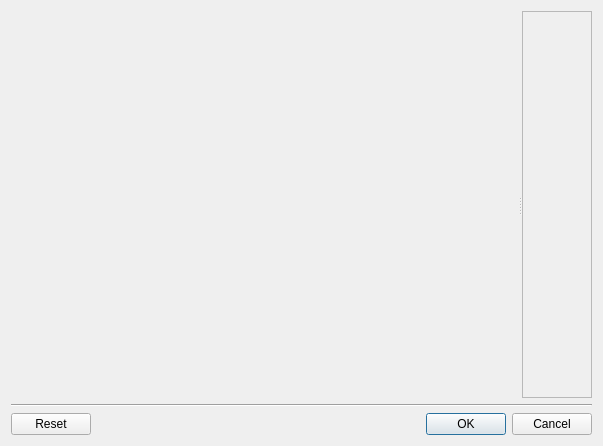
<?xml version="1.0" encoding="UTF-8"?>
<ui version="4.0">
 <class>InputConditionDialog</class>
 <widget class="QDialog" name="InputConditionDialog">
  <property name="geometry">
   <rect>
    <x>0</x>
    <y>0</y>
    <width>603</width>
    <height>446</height>
   </rect>
  </property>
  <property name="windowTitle">
   <string>Calculation Condition</string>
  </property>
  <layout class="QVBoxLayout" name="verticalLayout_2">
   <item>
    <widget class="QSplitter" name="splitter">
     <property name="orientation">
      <enum>Qt::Horizontal</enum>
     </property>
     <widget class="InputConditionPageList" name="m_pageList" native="true"/>
     <widget class="QScrollArea" name="scrollArea">
      <property name="widgetResizable">
       <bool>true</bool>
      </property>
      <widget class="QWidget" name="scrollAreaWidgetContents">
       <property name="geometry">
        <rect>
         <x>0</x>
         <y>0</y>
         <width>273</width>
         <height>388</height>
        </rect>
       </property>
       <layout class="QVBoxLayout" name="verticalLayout">
        <property name="leftMargin">
         <number>0</number>
        </property>
        <property name="topMargin">
         <number>0</number>
        </property>
        <property name="rightMargin">
         <number>0</number>
        </property>
        <property name="bottomMargin">
         <number>0</number>
        </property>
        <item>
         <widget class="InputConditionPageContainer" name="m_pageContainer" native="true"/>
        </item>
       </layout>
      </widget>
     </widget>
    </widget>
   </item>
   <item>
    <widget class="Line" name="line">
     <property name="orientation">
      <enum>Qt::Horizontal</enum>
     </property>
    </widget>
   </item>
   <item>
    <widget class="QDialogButtonBox" name="buttonBox">
     <property name="orientation">
      <enum>Qt::Horizontal</enum>
     </property>
     <property name="standardButtons">
      <set>QDialogButtonBox::Cancel|QDialogButtonBox::Ok|QDialogButtonBox::Reset</set>
     </property>
    </widget>
   </item>
  </layout>
 </widget>
 <customwidgets>
  <customwidget>
   <class>InputConditionPageList</class>
   <extends>QWidget</extends>
   <header>project/inputcond/inputconditionpagelist.h</header>
   <container>1</container>
  </customwidget>
  <customwidget>
   <class>InputConditionPageContainer</class>
   <extends>QWidget</extends>
   <header>project/inputcond/inputconditionpagecontainer.h</header>
   <container>1</container>
  </customwidget>
 </customwidgets>
 <resources/>
 <connections>
  <connection>
   <sender>buttonBox</sender>
   <signal>accepted()</signal>
   <receiver>InputConditionDialog</receiver>
   <slot>accept()</slot>
   <hints>
    <hint type="sourcelabel">
     <x>248</x>
     <y>254</y>
    </hint>
    <hint type="destinationlabel">
     <x>157</x>
     <y>274</y>
    </hint>
   </hints>
  </connection>
  <connection>
   <sender>buttonBox</sender>
   <signal>rejected()</signal>
   <receiver>InputConditionDialog</receiver>
   <slot>reject()</slot>
   <hints>
    <hint type="sourcelabel">
     <x>316</x>
     <y>260</y>
    </hint>
    <hint type="destinationlabel">
     <x>286</x>
     <y>274</y>
    </hint>
   </hints>
  </connection>
 </connections>
</ui>
